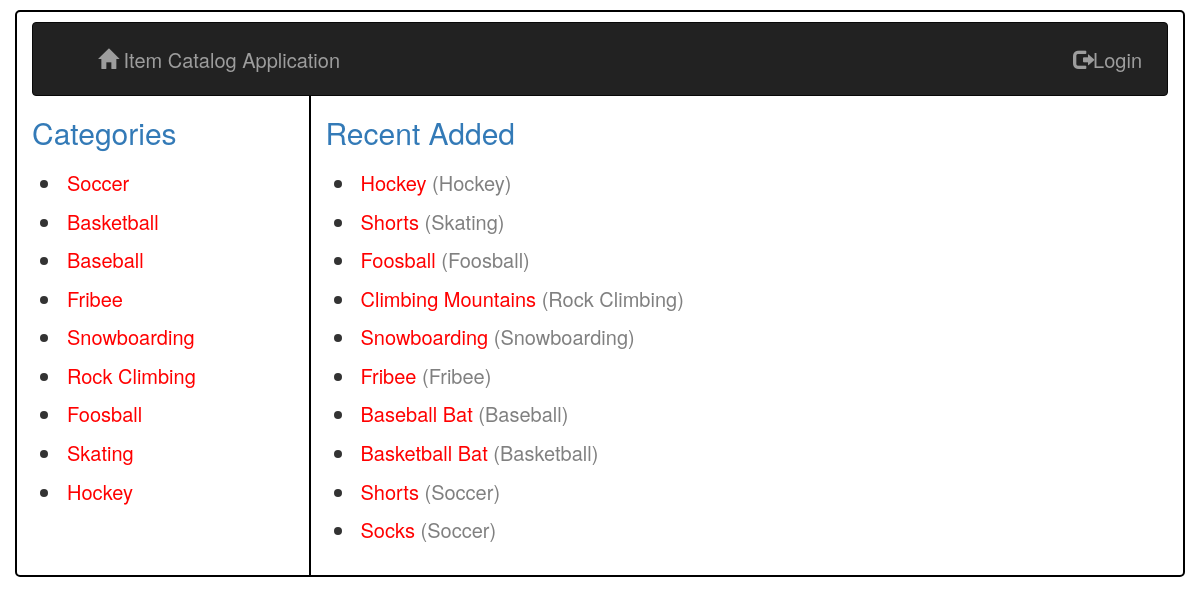
/catalog, run on the app's committed database.
### database_setup.py (models this page shows, shortened)
class Categories(Base):
    __tablename__ = 'categories'
    id = Column(Integer, primary_key=True)
    name = Column(String(250), nullable=False)
    user_id = Column(Integer, ForeignKey('user.id'))
    user = relationship(User)

class CategoryItem(Base):
    __tablename__ = 'category_item'
    name = Column(String(80), nullable=False)
    id = Column(Integer, primary_key=True)
    description = Column(String(250))
    categories_id = Column(Integer, ForeignKey('categories.id'))
    categories = relationship(Categories, single_parent=True)
    user_id = Column(Integer, ForeignKey('user.id'))
    user = relationship(User)

### application.py (the view)
@app.route('/')
@app.route('/catalog')
def showCatalog():
    categories = session.query(Categories).all()
    items = session.query(CategoryItem).order_by(
        CategoryItem.id.desc()).limit(10)
    if 'username' not in login_session:  # make sure user has logined
        return render_template('catalogforanonymous.html',
                               categories=categories,
                               items=items)
    else:  # if user logined, able to access create a new item
        return render_template('catalogforauthorize.html',
                               categories=categories,
                               items=items)

### templates/catalogforanonymous.html
{% extends "main.html" %}
{% block content %}
{% include "header.html" %}
<div class="row content">
    <div class="col-sm-3 sidenav">
        <h2 class="text-primary"> Categories</h2>
        <ul class="list-group">
          {% for i in categories %}
            <li class="list-item">
              <a class="nounderline" href = "{{url_for('showCategories', categories_id = i.id)}}" style="color:red">{{i.name}}</a>
            </li>
          {% endfor %}
        </ul>
	   </div>
    <div class="col-sm-9 mynav">
      <h2 class="text-primary"> Recent Added</h2>
      <ul class="list-group">
        {% for i in items %}
        <li class="list-item">
          <a class="nounderline" href = "{{url_for('showItem',categories_id=i.categories_id, items_id=i.id)}}"style="color:red">{{i.name}} <span style="color: gray;">({{i.categories.name}})</span> </a>
        </li>
        {% endfor %}
      </ul>
    </div>
</div>
{% endblock %}

### templates/main.html (style rules this page uses)
ul, li { padding: 5px; }
li { margin-left: 30px; font-size: 20px; }
.mynav { border-left: 2px solid black; }
.nounderline:link, .nounderline:visited, .nounderline:hover, .nounderline:active { text-decoration: none; }

### data on the page
Categories: name "Soccer"
Categories: name "Basketball"
Categories: name "Baseball"
Categories: name "Fribee"
Categories: name "Snowboarding"
Categories: name "Rock Climbing"
Categories: name "Foosball"
Categories: name "Skating"
Categories: name "Hockey"
CategoryItem: name "Hockey", categories.name "Hockey"
CategoryItem: name "Shorts", categories.name "Skating"
CategoryItem: name "Foosball", categories.name "Foosball"
CategoryItem: name "Climbing Mountains", categories.name "Rock Climbing"
CategoryItem: name "Snowboarding", categories.name "Snowboarding"
CategoryItem: name "Fribee", categories.name "Fribee"
CategoryItem: name "Baseball Bat", categories.name "Baseball"
CategoryItem: name "Basketball Bat", categories.name "Basketball"
CategoryItem: name "Shorts", categories.name "Soccer"
CategoryItem: name "Socks", categories.name "Soccer"
